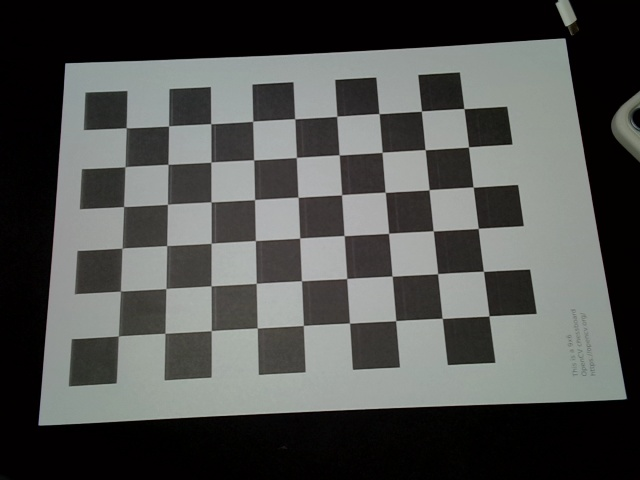
#> input picture InstallationPoint_obj_pjt/calibration/image_000.jpg, 640 x 480 px; its folder holds only this picture in this run
$ jupyter execute calibration.ipynb
#> lines starting #> are read from the running program, lines starting #| are printed output that depends on the picture; after the words box and inside, x2 and y2 are one past the last pixel; in counts of white or black regions, pixels touching at a corner belong together; long printed decimals are rounded
[cell 1]
import cv2
import numpy as np
import glob

# 체커보드 내부 코너 수 (정확히 맞춰야 함)
CHECKERBOARD = (9, 6)  # 예: 10x7 체스판이면 (9,6)

# 실제 사각형 한 칸의 크기 (단위: m, 예: 0.025m = 25mm)
square_size = 0.025

# 월드 좌표계에서 3D 좌표
objp = np.zeros((CHECKERBOARD[0]*CHECKERBOARD[1], 3), np.float32)
objp[:, :2] = np.mgrid[0:CHECKERBOARD[0], 0:CHECKERBOARD[1]].T.reshape(-1, 2) * square_size

objpoints = []  # 3D 점들
imgpoints = []  # 2D 점들

images = glob.glob('/home/cgh/workspace/project1/calibration/*.jpg')  # 또는 .jpg

for fname in images:
    img = cv2.imread(fname)
#> img is the input picture: shape (480, 640, 3); mean B, G, R 79.2, 81.3, 79.8
    gray = cv2.cvtColor(img, cv2.COLOR_BGR2GRAY)

    ret, corners = cv2.findChessboardCorners(gray, CHECKERBOARD, None)
#> ret = True; corners = 54 rows, first 8: [126.1, 128], [168.6, 125.9], [210.9, 123.8], [252.8, 120.9], [294.9, 119], [337, 116.2], [378.9, 113.8], [421.1, 111]

    if ret:
        objpoints.append(objp)
        imgpoints.append(corners)

        # 코너 시각화 (선택)
        cv2.drawChessboardCorners(img, CHECKERBOARD, corners, ret)
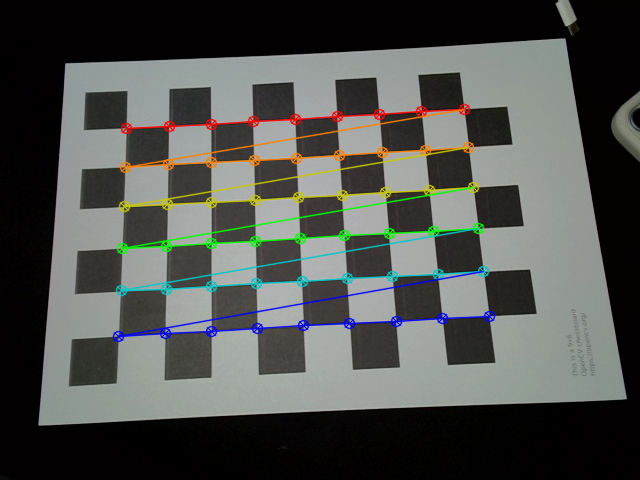
#> img: shape (480, 640, 3); 5.12% of pixels changed, all inside (x1, y1, x2, y2) = (112, 103, 496, 343)
        cv2.imshow('img', img)
        cv2.waitKey(100)

cv2.destroyAllWindows()

# ✅ gray 정의가 반복문에서 되고 있음
# 마지막 gray 사용 → 이미지 해상도용
ret, mtx, dist, rvecs, tvecs = cv2.calibrateCamera(
    objpoints, imgpoints, gray.shape[::-1], None, None)
#> ret = 0.28; mtx = [[871.4, 0, 301.9], [0, 870.9, 193.2], [0, 0, 1]]; dist = [[0.675, -17.95, -0.00741, -0.00685, 160.7]]; rvecs = ([-0.382, 0.0413, -0.0497],); tvecs = ([-0.104, -0.0385, 0.524],)

print("Camera Matrix:\n", mtx)
#| Camera Matrix:
#|  [[871.436   0.         301.942]
#|  [  0.         870.907 193.187 ]
#|  [  0.           0.           1.        ]]
print("Distortion Coefficients:\n", dist)
#| Distortion Coefficients:
#|  [[ 6.74729668e-01 -1.79462461e+01 -7.40731847e-03 -6.84775041e-03
#|    1.60652619e+02]]

# 저장 (선택)
# np.savez("/home/cgh/workspace/project1/calib_data.npz", mtx=mtx, dist=dist)

[cell 2]
import numpy as np

data = np.load('/home/cgh/workspace/project1/calib_data.npz')
#> (reads InstallationPoint_obj_pjt/calib_data.npz from the repository)
